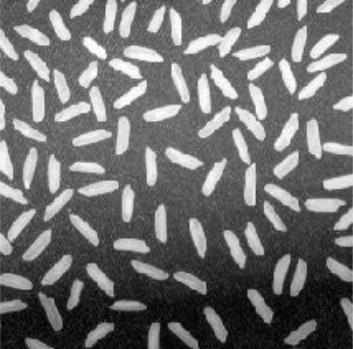
#> input picture img/img_top_and_bottom-hat-operation.png, 353 x 349 px
$ python img_bottom-hat-operation.py
#> lines starting #> are read from the running program, lines starting #| are printed output that depends on the picture
#用图像闭运算操作减去原始图像后的结果，从而获取图像内部的小孔或前景色
import cv2
import numpy as np
import matplotlib.pyplot as plt

img=cv2.imread("../../img/img_top_and_bottom-hat-operation.png")
#> img is the input picture: shape (349, 353, 3); min 0, max 255, mean 111.1
kernel=np.ones((10,10),np.uint8)
img_top_hat_operation=cv2.morphologyEx(img,cv2.MORPH_TOPHAT,kernel)
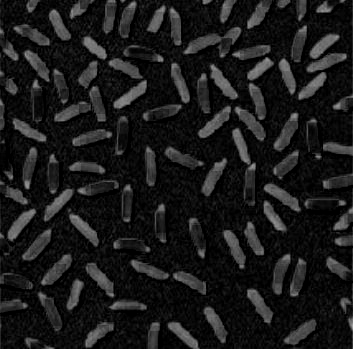
#> img_top_hat_operation: shape (349, 353, 3); min 0, max 160, mean 26
titles=["img_oridinal","after top hat operation"]
imgs=[img,img_top_hat_operation]

for i,(image,title) in enumerate(zip(imgs,titles)):
    plt.subplot(1,2,i+1)
    plt.imshow(image,"gray")
    plt.title(title)
    plt.axis('off')
#> this loop made 2 passes
#> title on passes 1 to 2: 'img_oridinal', 'after top hat operation'
plt.show()
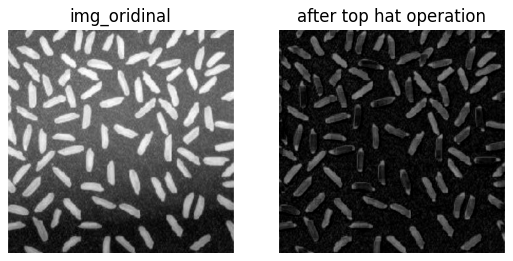
#> figure drawn by matplotlib, 2 panels
